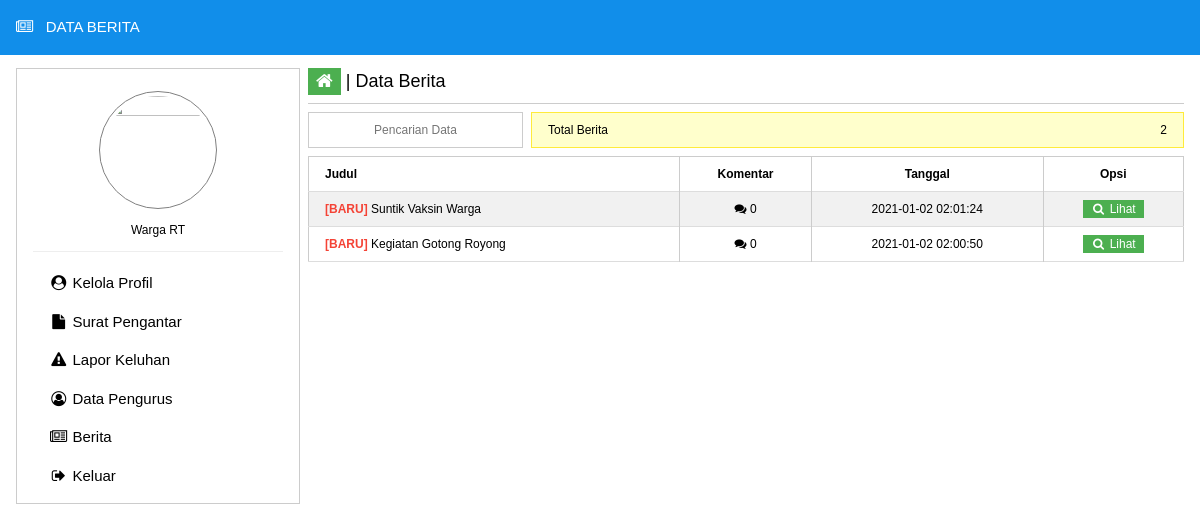
Page /berita_read.php (signed in) on the committed database.
### tables this page shows
CREATE TABLE `tb_berita` (
  `id_berita` varchar(10) NOT NULL,
  `judul` varchar(100) NOT NULL,
  `isi` text NOT NULL,
  `gambar` varchar(20) DEFAULT NULL,
  `author` varchar(15) DEFAULT NULL,
  `posting` timestamp NOT NULL DEFAULT CURRENT_TIMESTAMP ON UPDATE CURRENT_TIMESTAMP
);

### berita_read.php (the view, shortened to what this page needs)
<?php require_once('Connections/koneksi.php'); ?>
<?php
$logoutAction = $_SERVER['PHP_SELF']."?doLogout=true";
?>
<?php
$maxRows_rsBeritaRead = 100;
$pageNum_rsBeritaRead = 0;
$startRow_rsBeritaRead = $pageNum_rsBeritaRead * $maxRows_rsBeritaRead;
$query_rsBeritaRead = "SELECT * FROM tb_berita ORDER BY posting DESC";
$query_limit_rsBeritaRead = sprintf("%s LIMIT %d, %d", $query_rsBeritaRead, $startRow_rsBeritaRead, $maxRows_rsBeritaRead);
$rsBeritaRead = mysql_query($query_limit_rsBeritaRead, $koneksi) or die(mysql_error());
$row_rsBeritaRead = mysql_fetch_assoc($rsBeritaRead);
if (isset($_GET['totalRows_rsBeritaRead'])) {
  $totalRows_rsBeritaRead = $_GET['totalRows_rsBeritaRead'];
} else {
  $all_rsBeritaRead = mysql_query($query_rsBeritaRead);
  $totalRows_rsBeritaRead = mysql_num_rows($all_rsBeritaRead);
}
?>
<!DOCTYPE html>
<html>
<head>
<link rel="stylesheet" href="assets/w3.css">
<link href="assets/plugins/font-awesome/css/font-awesome.min.css" rel="stylesheet">
</head>
<body>
<div class="w3-container w3-top w3-text-white" style="background-color:#118eea;">
	<div class="w3-row w3-padding-16">
    	<div class="w3-col s12"><i class="fa fa-newspaper-o"></i>&nbsp;&nbsp; DATA BERITA</div>
    </div>
    </div>
    <br>
<br>
<br>
<div class="w3-container">
	<div class="w3-row">
    <div class="w3-col s12 m3 l3" style="padding-right:8px;">
    	<div class="w3-container w3-row w3-center w3-border">
        <br>
    	<img src="admin/foto_warga/<?php echo $foto ?>" style="padding:4px; border:1px solid gray" width="118" height="118" class="w3-image w3-circle">
        <div style="margin-top:12px;" class="w3-small">Warga RT <?php echo $kategoriRT ?></div>
         <hr style="margin-top:12px;">
        <div class="w3-bar-block" style="margin-top:-8px;">
    <a href="profil_read.php" class="w3-bar-item w3-button w3-padding"><i class="fa fa-user-circle fa-fw"></i> Kelola Profil</a>
    <a href="surat_read.php" class="w3-bar-item w3-button w3-padding"><i class="fa fa-file fa-fw"></i> Surat Pengantar</a>
    <a href="keluhan_read.php" class="w3-bar-item w3-button w3-padding"><i class="fa fa-warning fa-fw"></i> Lapor Keluhan</a>
    <a href="pengurus_read.php" class="w3-bar-item w3-button w3-padding"><i class="fa fa-user-circle-o fa-fw"></i> Data Pengurus</a>
    <a href="berita_read.php" class="w3-bar-item w3-button w3-padding"><i class="fa fa-newspaper-o fa-fw"></i> Berita</a>
    <a onClick="return confirm('Anda Yakin Ingin Keluar?')" href="<?php echo $logoutAction ?>" class="w3-bar-item w3-button w3-padding"><i class="fa fa-sign-out fa-fw"></i> Keluar</a>
    <div style="padding-bottom:8px;"></div>
  </div>
  </div>
    </div>
    <div class="w3-col s12 m9 l9">
    <div class="w3-large w3-border-bottom" style="padding-bottom:8px;"><a href="home.php" class="w3-tag w3-green"><i class="fa fa-home"></i></a> | Data Berita</div>
    <?php if ($totalRows_rsBeritaRead > 0) {  ?>
  <div class="w3-row">
	<div class="w3-col l3" style="padding-right:4px;"><input oninput="w3.filterHTML('#berita', '.berita', this.value)" placeholder="Pencarian Data" class="w3-input w3-border w3-center w3-small" style="outline:none;margin-top:8px;" autofocus></div>
    <div class="w3-col l9" style="padding-left:4px;"><div class="w3-border w3-border-yellow w3-pale-yellow w3-padding w3-small" style="margin-top:8px;">
        Total Berita<span class="w3-right"><?php echo $totalRows_rsBeritaRead ?></span>
        </div></div>
</div>
  <table class="w3-table w3-striped w3-small w3-hoverable w3-bordered w3-border" id="berita" style="margin-top:8px;">
      <tr style="font-weight:bold" class="w3-hover-none">
      <td class="w3-border-right">Judul</td>
      <td class="w3-border-right w3-center">Komentar</td>
      <td class="w3-border-right w3-center">Tanggal</td>
      <td class="w3-center">Opsi</td>
    </tr>
    <?php do { ?>
	<?php $idBerita = $row_rsBeritaRead['id_berita']; ?>
    <?php $adaGa = mysql_num_rows(mysql_query("SELECT * FROM tb_temp WHERE id_berita='$idBerita' AND username='$_SESSION[MM_Username]'")); ?>
      <tr class="berita">
        <td class="w3-border-right"><?php if($adaGa == 0){
			echo "<span class='w3-text-red w3-small'><b>[BARU]</b></span>";
			} ?> <?php echo $row_rsBeritaRead['judul']; ?><input type="text" id="iniID<?php echo $row_rsBeritaRead['id_berita']; ?>" style="display:none" value="<?php echo $row_rsBeritaRead['id_berita']; ?>"></td>
        <td class="w3-border-right w3-center"><?php $jumKomentar = mysql_num_rows(mysql_query("SELECT * FROM tb_comment WHERE id_berita = '$idBerita'")) ?><i class="fa fa-comments"></i> <?php echo $jumKomentar ?></td>
        <td class="w3-border-right w3-center"><?php echo $row_rsBeritaRead['posting']; ?></td>
        <td class="w3-center"><a onClick="document.getElementById('hasilNya').value=document.getElementById('iniID<?php echo $row_rsBeritaRead['id_berita']; ?>').value;document.getElementById('IniFormnya').submit()" class="w3-tag w3-small w3-green" style="text-decoration:none" href="berita_detail.php?id_berita=<?php echo $row_rsBeritaRead['id_berita']; ?>"><i class="fa fa-search fa-fw"></i> Lihat</a></td>
      </tr>
      <?php } while ($row_rsBeritaRead = mysql_fetch_assoc($rsBeritaRead)); ?>
  </table><br>
  <?php }  ?>
    </div>
    </div>
</div>
</body>
</html>

### assets/w3.css (style rules this page uses)
*,*:before,*:after { box-sizing:inherit }
html { -ms-text-size-adjust:100%;-webkit-text-size-adjust:100% }
body { margin:0 }
a { background-color:transparent;-webkit-text-decoration-skip:objects }
img { border-style:none }
hr { box-sizing:content-box;height:0;overflow:visible }
button,input,select,textarea { font:inherit;margin:0 }
button,input { overflow:visible }
html,body { font-family:Verdana,sans-serif;font-size:15px;line-height:1.5 }
html { overflow-x:hidden }
hr { border:0;border-top:1px solid #eee;margin:20px 0 }
.w3-image { max-width:100%;height:auto }
img { vertical-align:middle }
a { color:inherit }
.w3-table,.w3-table-all { border-collapse:collapse;border-spacing:0;width:100%;display:table }
.w3-bordered tr,.w3-table-all tr { border-bottom:1px solid #ddd }
.w3-striped tbody tr:nth-child(even) { background-color:#f1f1f1 }
.w3-table td,.w3-table th,.w3-table-all td,.w3-table-all th { padding:8px 8px;display:table-cell;text-align:left;vertical-align:top }
.w3-table th:first-child,.w3-table td:first-child,.w3-table-all th:first-child,.w3-table-all td:first-child { padding-left:16px }
.w3-btn,.w3-button { border:none;display:inline-block;padding:8px 16px;vertical-align:middle;overflow:hidden;text-decoration:none;color:inherit;background-color:inherit;text-align:center;cursor:pointer;white-space:nowrap }
.w3-btn,.w3-button { -webkit-touch-callout:none;-webkit-user-select:none;-khtml-user-select:none;-moz-user-select:none;-ms-user-select:none;user-select:none }
.w3-badge,.w3-tag { background-color:#000;color:#fff;display:inline-block;padding-left:8px;padding-right:8px;text-align:center }
.w3-input { padding:8px;display:block;border:none;border-bottom:1px solid #ccc;width:100% }
.w3-bar-block .w3-bar-item { width:100%;display:block;padding:8px 16px;text-align:left;border:none;white-space:normal;float:none;outline:0 }
.w3-container:after,.w3-container:before,.w3-panel:after,.w3-panel:before,.w3-row:after,.w3-row:before,.w3-row-padding:after,.w3-row-padding:before, .w3-cell-row:before,.w3-cell-row:after,.w3-clear:after,.w3-clear:before,.w3-bar:before,.w3-bar:after { content:"";display:table;clear:both }
.w3-col,.w3-half,.w3-third,.w3-twothird,.w3-threequarter,.w3-quarter { float:left;width:100% }
.w3-col.s12 { width:99.99999% }
@media (min-width:601px) { .w3-col.m3,.w3-quarter { width:24.99999% } }
@media (min-width:601px) { .w3-col.m9,.w3-threequarter { width:74.99999% } }
@media (min-width:993px) { .w3-col.l3 { width:24.99999% } }
@media (min-width:993px) { .w3-col.l9 { width:74.99999% } }
.w3-top,.w3-bottom { position:fixed;width:100%;z-index:1 }
.w3-top { top:0 }
.w3-circle { border-radius:50% }
.w3-container,.w3-panel { padding:0.01em 16px }
.w3-small { font-size:12px!important }
.w3-large { font-size:18px!important }
.w3-center { text-align:center!important }
.w3-border { border:1px solid #ccc!important }
.w3-border-bottom { border-bottom:1px solid #ccc!important }
.w3-border-right { border-right:1px solid #ccc!important }
.w3-padding { padding:8px 16px!important }
.w3-padding-16 { padding-top:16px!important;padding-bottom:16px!important }
.w3-right { float:right!important }
.w3-green,.w3-hover-green:hover { color:#fff!important;background-color:#4CAF50!important }
.w3-pale-yellow,.w3-hover-pale-yellow:hover { color:#000!important;background-color:#ffffcc!important }
.w3-text-red,.w3-hover-text-red:hover { color:#f44336!important }
.w3-text-white,.w3-hover-text-white:hover { color:#fff!important }
.w3-border-yellow,.w3-hover-border-yellow:hover { border-color:#ffeb3b!important }

### rows in the picture
tb_berita: judul "Suntik Vaksin Warga", jumKomentar "0", posting "2021-01-02 02:01:24"
tb_berita: judul "Kegiatan Gotong Royong", jumKomentar "0", posting "2021-01-02 02:00:50"

### other values in the picture
$totalRows_rsBeritaRead "2"
